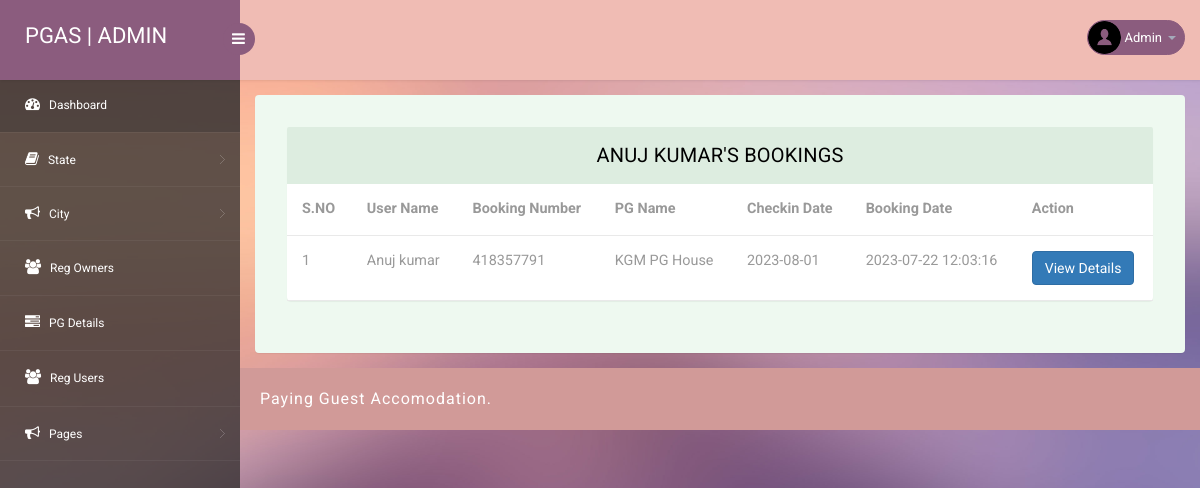
Screenshot of /admin/user-bookings.php?uid=1&&uname=Anuj kumar (signed in) with the database file from the repository.
### tables this page shows
CREATE TABLE `tblbookpg` (
  `ID` int(10) NOT NULL,
  `Userid` int(10) DEFAULT NULL,
  `Pgid` int(10) DEFAULT NULL,
  `BookingNumber` int(10) NOT NULL,
  `CheckinDate` date DEFAULT NULL,
  `UserMsg` varchar(250) DEFAULT NULL,
  `BookingDate` timestamp NOT NULL DEFAULT current_timestamp(),
  `Remark` varchar(50) DEFAULT NULL,
  `Status` varchar(50) DEFAULT NULL,
  `RemDate` timestamp NULL DEFAULT NULL ON UPDATE current_timestamp()
);

CREATE TABLE `tbluser` (
  `ID` int(10) NOT NULL,
  `FullName` varchar(200) DEFAULT NULL,
  `Email` varchar(200) DEFAULT NULL,
  `MobileNumber` bigint(10) DEFAULT NULL,
  `FatherName` varchar(120) DEFAULT NULL,
  `dob` date DEFAULT NULL,
  `ComAddress` varchar(250) DEFAULT NULL,
  `EmergencyNumber` bigint(10) DEFAULT NULL,
  `Password` varchar(200) DEFAULT NULL,
  `RegDate` timestamp NOT NULL DEFAULT current_timestamp(),
  `LastUpdationDate` timestamp NULL DEFAULT NULL ON UPDATE current_timestamp()
);

CREATE TABLE `tblpg` (
  `ID` int(10) NOT NULL,
  `OwnerID` int(20) NOT NULL,
  `StateName` varchar(200) DEFAULT NULL,
  `CityName` varchar(200) DEFAULT NULL,
  `PGTitle` varchar(200) DEFAULT NULL,
  `Type` varchar(120) DEFAULT NULL,
  `RPmonth` varchar(120) DEFAULT NULL,
  `norooms` varchar(45) DEFAULT NULL,
  `Address` varchar(120) DEFAULT NULL,
  `Image` varchar(200) DEFAULT NULL,
  `Electricity` varchar(40) DEFAULT NULL,
  `Parking` varchar(40) DEFAULT NULL,
  `Refregerator` varchar(40) DEFAULT NULL,
  `Furnished` varchar(40) DEFAULT NULL,
  `AC` varchar(40) DEFAULT NULL,
  `Balcony` varchar(40) DEFAULT NULL,
  `StudyTable` varchar(40) DEFAULT NULL,
  `Laundry` varchar(40) DEFAULT NULL,
  `Security` varchar(40) DEFAULT NULL,
  `MealsBreakfast` varchar(45) DEFAULT NULL,
  `MealLunch` varchar(45) NOT NULL,
  `MealDinner` varchar(45) NOT NULL,
  `RegDate` timestamp NOT NULL DEFAULT current_timestamp(),
  `IsActive` int(1) DEFAULT NULL,
  `LastUpdationDate` timestamp NULL DEFAULT NULL ON UPDATE current_timestamp()
);

### admin/user-bookings.php (the view, shortened to what this page needs)
<?php
include('includes/dbconnection.php');
if (strlen($_SESSION['pgasaid']==0)) {
  header('location:logout.php');
  } else{
?>
<!DOCTYPE html>
<head>
<link rel="stylesheet" href="css/bootstrap.min.css" >
<link href="css/style.css" rel='stylesheet' type='text/css' />
<link href="css/style-responsive.css" rel="stylesheet"/>
<link rel="stylesheet" href="css/font.css" type="text/css"/>
<link href="css/font-awesome.css" rel="stylesheet">
</head>
<body>
<section id="container">
<?php include_once('includes/header.php');?>
<?php include_once('includes/sidebar.php');?>
<section id="main-content">
	<section class="wrapper">
		<div class="table-agile-info">
 <div class="panel panel-default">
    <div class="panel-heading">
<?php echo $_GET['uname'];?>'s Bookings
    </div>
    <div>
      <table class="table" ui-jq="footable" ui-options='{
        "paging": {
          "enabled": true
        },
        "filtering": {
          "enabled": true
        },
        "sorting": {
          "enabled": true
        }}'>
        <thead>
          <tr>
            <th data-breakpoints="xs">S.NO</th>
            <th>User Name</th>
            <th>Booking Number</th>
            <th>PG Name</th>
            <th>Checkin Date</th>
            <th>Booking Date</th>
            <th data-breakpoints="xs">Action</th>
          </tr>
        </thead>
        <?php
        $uid=$_GET['uid'];
$ret=mysqli_query($con,"select tblbookpg.ID,tblbookpg.BookingNumber,tblbookpg.CheckinDate,tblbookpg.BookingDate,tblpg.PGTitle,tbluser.FullName from  tblbookpg join tblpg on tblpg.ID=tblbookpg.Pgid join tbluser on tbluser.ID=tblbookpg.Userid where tbluser.ID='$uid' ");
$cnt=1;
while ($row=mysqli_fetch_array($ret)) {
?>
        <tbody>
          <tr data-expanded="true">
            <td><?php echo $cnt;?></td>
              <td><?php  echo $row['FullName'];?></td>
                  <td><?php  echo $row['BookingNumber'];?></td>
                  <td><?php  echo $row['PGTitle'];?></td>
                  <td><?php  echo $row['CheckinDate'];?></td>
                  <td><?php  echo $row['BookingDate'];?></td>
                  <td><a href="booking-details.php?viewid=<?php echo $row['ID'];?>" class="btn btn-primary">View Details</a>
                </tr>
                <?php
$cnt=$cnt+1;
}?>
 </tbody>
            </table>
    </div>
  </div>
</div>
</section>
		 <?php include_once('includes/footer.php');?>
</section>
</section>
</body>
</html>
<?php }  ?>

### admin/includes/header.php (shortened to what this page needs)
<?php
include('includes/dbconnection.php');
?>
<header class="header fixed-top clearfix">
<div class="brand">
    <a href="dashboard.php" class="logo">
       PGAS | Admin
    </a>
    <div class="sidebar-toggle-box">
        <div class="fa fa-bars"></div>
    </div>
</div>
<div class="top-nav clearfix">
    <ul class="nav pull-right top-menu">
        <li class="dropdown">
            <a data-toggle="dropdown" class="dropdown-toggle" href="#">
                <?php
$adid=$_SESSION['pgasaid'];
$ret=mysqli_query($con,"select AdminName from tbladmin where ID='$adid'");
$row=mysqli_fetch_array($ret);
$name=$row['AdminName'];
?>
                <img alt="" src="images/2.png">
                <span class="username"><?php echo $name; ?></span>
                <b class="caret"></b>
            </a>
        </li>
    </ul>
</div>
</header>

### admin/css/style.css (style rules this page uses)
ul, ol { margin: 0; }
html, body { font-family: 'Roboto', sans-serif; font-size: 100%; overflow-x: hidden; background: url(../images/bg.jpg) no-repeat 0px 0px; background-size:cover; }
body a { transition: 0.5s all ease; -webkit-transition: 0.5s all ease; -moz-transition: 0.5s all ease; -o-transition: 0.5s all ease; -ms-transition: 0.5s all ease; text-decoration:none; }
ul,label { margin:0; padding:0; }
#main-content { margin-left:240px; -webkit-transition:all .3s ease-in-out; -moz-transition:all .3s ease-in-out; -o-transition:all .3s ease-in-out; transition:all .3s ease-in-out; }
.header { left:0; right:0; z-index:1002; background:rgb(240, 188, 180); -webkit-transition:all .3s ease-in-out; -moz-transition:all .3s ease-in-out; -o-transition:all .3s ease-in-out; transition:all .3s ease-in-out; }
.fixed-top { position:fixed; box-shadow:1px 0 3px rgba(0,0,0,.15); }
.wrapper { display:inline-block; margin-top:80px; padding:15px; width:100%; }
.brand { background:#8b5c7e; float:left; width:240px; height:80px; position:relative; }
a.logo { font-size:22px; color:#fff; float:left; margin:20px 0 0 25px; text-transform:uppercase; }
#top_menu .nav>li,ul.top-menu>li { float:left; }
ul.top-menu { margin-right:15px; margin-top: 0; }
ul.top-menu > li > a { color: #fff; font-size: 16px; background: #8b5c7e; padding: 4px 8px; margin-right: 15px; border-radius: 50%; -webkit-border-radius: 50%; padding-right: 8px !important; }
.top-nav { margin-top:20px; }
.top-nav img { border-radius:50%; -webkit-border-radius:50%; width:33px; }
.top-nav .username { font-size:13px; color:#fff; }
.top-nav ul.top-menu>li>a { border-radius: 100px; -webkit-border-radius: 100px; padding: 0px; background: none; margin-right: 0; border: 1px solid #8b5c7e; background: #8b5c7e; }
.top-nav ul.top-menu>li { margin-left:10px; }
.top-nav .nav .caret { border-bottom-color:#A4AABA; border-top-color:#A4AABA; }
.sidebar-toggle-box { float:left; margin-top:23px; margin-left:-15px; background:#8b5c7e; border-radius:50%; -webkit-border-radius:50%; width:32px; height:32px; position:absolute; right:-15px; }
.sidebar-toggle-box .fa-bars { cursor:pointer; display:inline-block; font-size:15px; padding:8px 8px 8px 9px; color:#fff; }
.panel-heading { position: relative; height: 57px; line-height: 57px; letter-spacing: 0.2px; color: #000; font-size: 18px; font-weight: 400; padding: 0 16px; background:#ddede0; border-top-right-radius: 2px; border-top-left-radius: 2px; text-transform: uppercase; text-align: center; }
.panel { border: none ! important; }
.table>thead>tr>th { border-bottom: 1px solid #e1ab91 ! important; }
.table>tbody>tr>td, .table>tbody>tr>th, .table>tfoot>tr>td, .table>tfoot>tr>th, .table>thead>tr>td, .table>thead>tr>th { border-bottom: 1px solid #e9e9e9 ! important; }
.table > thead > tr > th, .table > tbody > tr > th, .table > tfoot > tr > th, .table > thead > tr > td, .table > tbody > tr > td, .table > tfoot > tr > td { border-top: none !important; }
.table td, .table>tbody>tr>td, .table>tbody>tr>th, .table>tfoot>tr>td, .table>tfoot>tr>th, .table>thead>tr>td, .table>thead>tr>th { padding: 15px!important; }
.table > thead > tr > th, .table > tbody > tr > th, .table > tfoot > tr > th, .table > thead > tr > td, .table > tbody > tr > td, .table > tfoot > tr > td { font-size: 0.9em; color: #999; border-top: none !important; }
.table-agile-info { background: #eef9f0; padding: 2em; border-radius: 4px; -webkit-box-shadow: 0 1px 1px rgba(0,0,0,.05); box-shadow: 0 1px 1px rgba(0,0,0,.05); }
.panel-default>.panel-heading { color: #000000 ! important; background-color: #ddede0 ! important; border-color: #ddede0 ! important; font-size: 20px; }

### rows the page displays
tblbookpg: Userid.FullName "Anuj kumar", BookingNumber "418357791", tblpg.PGTitle "KGM PG House", CheckinDate "2023-08-01", BookingDate "2023-07-22 12:03:16"

### other values shown
$name "Admin"
$_GET['uname'] "ANUJ KUMAR"
